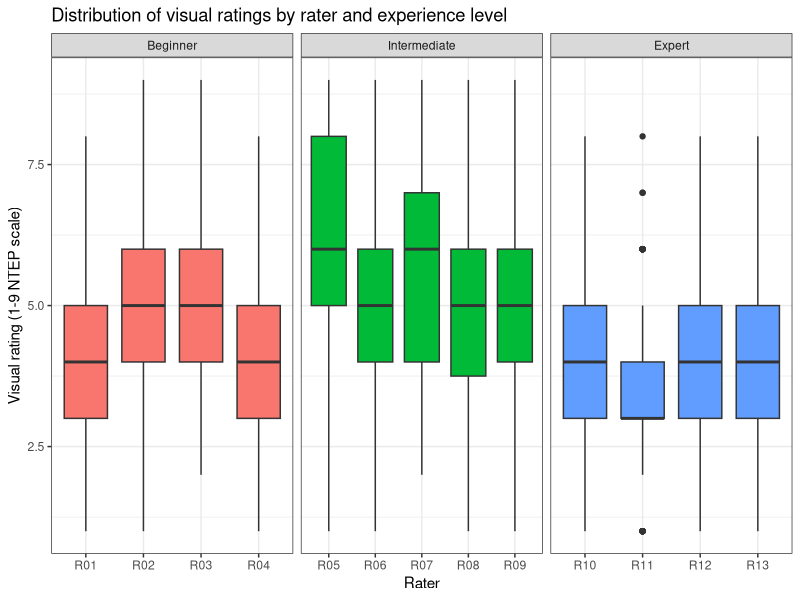

R code for this plot:
## ---------------------------------------------------------------------------
## RaterVariability_Analysis.R
##
## Answer key: reproduces "Table 3. Rater agreement and scale use by
## experience level" from the RaterVariability visual-rating dataset.
##
## Input : trials/RaterVariability/RaterVariability_VisualRatings.csv
##         columns: RaterID, PlotID, Level, VisualRating
## Output: table3 data frame printed to console (and written to .csv)
## ---------------------------------------------------------------------------

library(tidyverse)

ratings <- read_csv(
  "../trials/RaterVariability/RaterVariability_VisualRatings.csv",
  col_types = cols(
    RaterID      = col_character(),
    PlotID       = col_integer(),
    Level        = col_character(),
    VisualRating = col_double()
  )
)

ratings <- ratings %>%
  mutate(Level = factor(Level, levels = c("Beginner", "Intermediate", "Expert")))

## ---------------------------------------------------------------------------
## Helper: compute the five Table 3 statistics for one set of raters
##   - Mean rating              : average of every rating in the set
##   - Mean per-plot range      : max - min across raters, averaged over plots
##   - Mean pairwise RMSE       : RMSE between each pair of raters' raw ratings,
##                                 averaged over all pairs
##   - Offset-removed pairwise
##       RMSE                   : same, but each rater's ratings are first
##                                 centered on that rater's own mean, so
##                                 systematic differences in scale placement
##                                 (one rater running high/low) are excluded
##   - Mean pairwise rho        : Spearman rank correlation between each pair
##                                 of raters, averaged over all pairs
## Pairwise metrics are averaged over rater PAIRS, not inflated by group size.
## ---------------------------------------------------------------------------
summarize_raters <- function(df) {

  wide <- df %>%
    select(RaterID, PlotID, VisualRating) %>%
    pivot_wider(names_from = RaterID, values_from = VisualRating) %>%
    arrange(PlotID)

  rater_cols <- setdiff(names(wide), "PlotID")
  mat <- as.matrix(wide[, rater_cols])

  mean_rating <- mean(mat, na.rm = TRUE)

  plot_ranges <- apply(mat, 1, function(x) max(x, na.rm = TRUE) - min(x, na.rm = TRUE))
  mean_range  <- mean(plot_ranges, na.rm = TRUE)

  rater_pairs <- combn(rater_cols, 2, simplify = FALSE)

  pairwise <- map_dfr(rater_pairs, function(pair) {
    x <- mat[, pair[1]]
    y <- mat[, pair[2]]
    keep <- complete.cases(x, y)
    x <- x[keep]; y <- y[keep]

    rmse        <- sqrt(mean((x - y)^2))
    x_centered  <- x - mean(x)
    y_centered  <- y - mean(y)
    rmse_offset <- sqrt(mean((x_centered - y_centered)^2))
    rho         <- cor(x, y, method = "spearman")

    tibble(rmse = rmse, rmse_offset = rmse_offset, rho = rho)
  })

  tibble(
    `Raters (n)`                     = length(rater_cols),
    `Mean rating`                    = mean_rating,
    `Mean per-plot range`            = mean_range,
    `Mean pairwise RMSE`             = mean(pairwise$rmse),
    `Offset-removed pairwise RMSE`   = mean(pairwise$rmse_offset),
    `Mean pairwise rho`              = mean(pairwise$rho)
  )
}

## ---------------------------------------------------------------------------
## Build Table 3: one row per experience level, plus an "All Raters" row
## computed across all 13 raters together (not a simple average of the rows
## above -- pairwise metrics for "All Raters" include every rater PAIR,
## including pairs that span two different experience levels).
## ---------------------------------------------------------------------------
by_level <- ratings %>%
  group_split(Level) %>%
  map_dfr(~ summarize_raters(.x) %>% mutate(Level = as.character(unique(.x$Level)), .before = 1))

all_raters <- summarize_raters(ratings) %>%
  mutate(Level = "All Raters", .before = 1)

table3 <- bind_rows(by_level, all_raters) %>%
  mutate(Level = factor(Level, levels = c("Beginner", "Intermediate", "Expert", "All Raters"))) %>%
  arrange(Level) %>%
  mutate(across(
    c(`Mean rating`, `Mean per-plot range`, `Mean pairwise RMSE`,
      `Offset-removed pairwise RMSE`, `Mean pairwise rho`),
    ~ round(.x, 2)
  ))

print(table3)

write_csv(table3, "../trials/RaterVariability/Table3_RaterAgreement.csv")

## ---------------------------------------------------------------------------
## Bonus: visualize how each rater used the 1-9 scale, grouped by experience
## level -- motivates why the summary statistics above differ by group.
## ---------------------------------------------------------------------------
ratings %>%
  ggplot(aes(x = RaterID, y = VisualRating, fill = Level)) +
  geom_boxplot() +
  facet_wrap(~ Level, scales = "free_x") +
  labs(
    title = "Distribution of visual ratings by rater and experience level",
    x = "Rater", y = "Visual rating (1-9 NTEP scale)"
  ) +
  theme_bw() +
  theme(legend.position = "none")
